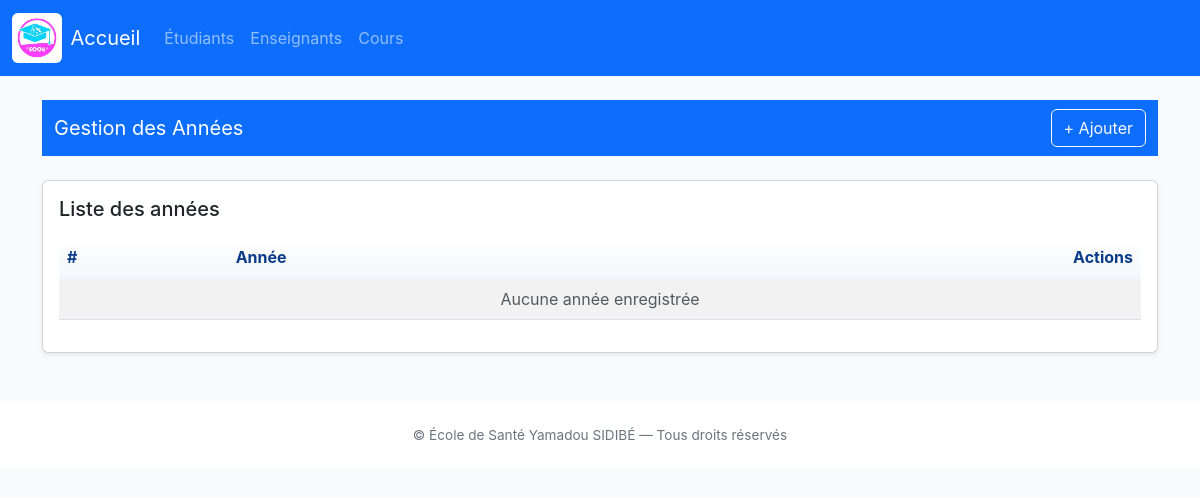
Before: /annees/ with the older database file.
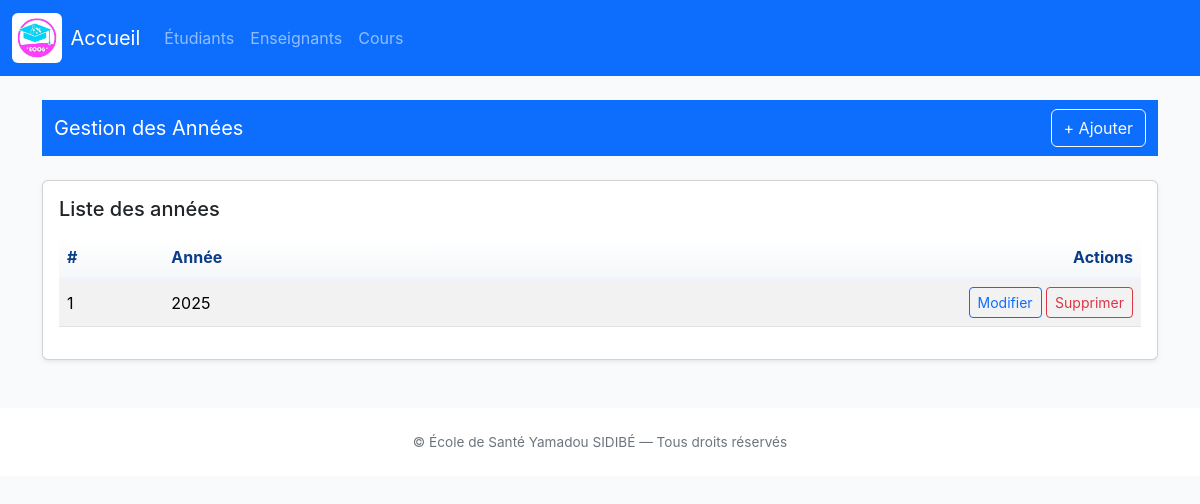
After: the same page with the newer database file.
### gestion_des_presences/models.py (models this page shows, shortened)
class Anneer(models.Model):
    id = models.AutoField(primary_key=True)
    annee = models.IntegerField(unique=True, validators=[MinValueValidator(2000), MaxValueValidator(2100)])

### gestion_des_presences/views.py (the view)
# urls.py: path('annees/', views.annees_list, name='liste_annees'),
def annees_list(request):
    annees = Anneer.objects.all().order_by('-annee')
    return render(request, 'annee_list.html', {'annees': annees})

### gestion_des_presences/templates/annee_list.html (shortened to what this page needs)
{% extends 'base.html' %}
{% block content %}
<nav class="navbar navbar-dark bg-primary mb-4">
  <div class="container-fluid">
    <a class="navbar-brand" href="#">Gestion des Années</a>
    <button id="btnAdd" class="btn btn-outline-light">+ Ajouter</button>
  </div>
</nav>
<div class="card shadow-sm">
  <div class="card-body">
    <h5 class="card-title mb-3">Liste des années</h5>
    <table class="table table-striped table-hover">
      <thead class="table-light">
        <tr>
          <th>#</th>
          <th>Année</th>
          <th class="text-end">Actions</th>
        </tr>
      </thead>
      <tbody>
        {% for a in annees %}
        <tr data-id="{{ a.id }}">
          <td>{{ forloop.counter }}</td>
          <td class="annee-value">{{ a.annee }}</td>
          <td class="text-end">
            <button class="btn btn-sm btn-outline-primary btn-edit">Modifier</button>
            <button class="btn btn-sm btn-outline-danger btn-delete">Supprimer</button>
          </td>
        </tr>
        {% empty %}
        <tr>
          <td colspan="3" class="text-center text-muted">Aucune année enregistrée</td>
        </tr>
        {% endfor %}
      </tbody>
    </table>
  </div>
</div>
{% endblock %}

Changed rows visible on the page:
added Anneer: annee "2025"
Other visible differences:
text no longer shown: "Aucune année enregistrée"
